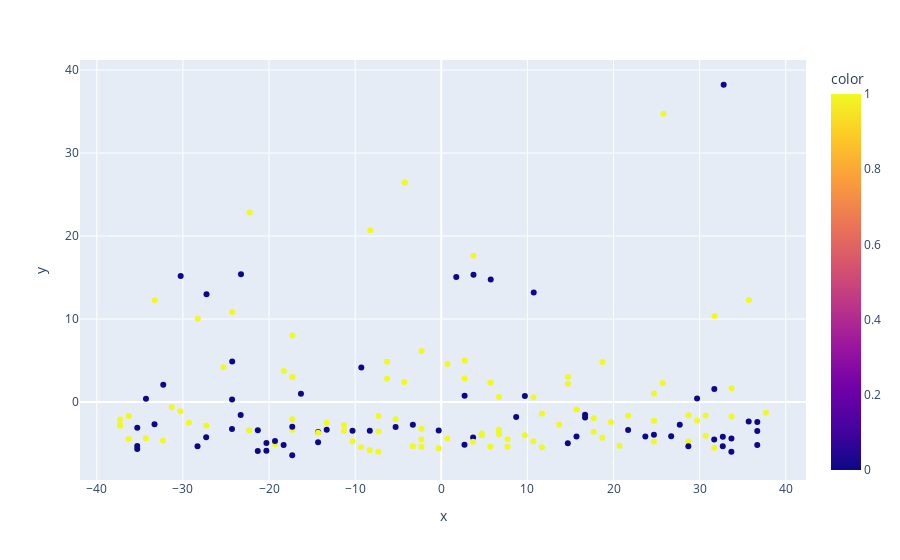

Write notebook code for a chart like this one.
### Code cell
pca = PCA(2, random_state=1)
train_embeddings = pca.fit_transform(trapped_shorts[features].values)

px.scatter(trapped_shorts.reset_index(),x=train_embeddings[:,0],y=train_embeddings[:,1],color=trapped_shorts[target].values,hover_data=trapped_shorts.reset_index().columns)

### Figure 1 — Plotly figure (JSON) as saved in the notebook; plotly's stock layout.template omitted (floating-point values rounded to 4 significant figures; data arrays with more than 128 entries replaced by an {"elided": "..."} marker saying what was removed)
{"data": [{"customdata": {"elided": "156x37 mixed values"}, "hovertemplate": "x=%{x}<br>y=%{y}<br>period=%{customdata[0]}<br>movement=%{customdata[1]}<br>movement_prev_period=%{customdata[2]}<br>chg=%{customdata[3]}<br>chg_prev_period=%{customdata[4]}<br>vpoc_prev_period=%{customdata[5]}<br>total_volume_prev_period=%{customdata[6]}<br>vpoc_price_prev_period=%{customdata[7]}<br>tpoc_price_prev_period=%{customdata[8]}<br>open_prev_period=%{customdata[9]}<br>high_prev_period=%{customdata[10]}<br>low_prev_period=%{customdata[11]}<br>close_prev_period=%{customdata[12]}<br>vpoc_tpoc_ratio_prev_period=%{customdata[13]}<br>vpoc_open_ratio_prev_period=%{customdata[14]}<br>tpoc_open_ratio_prev_period=%{customdata[15]}<br>vpoc_high_ratio_prev_period=%{customdata[16]}<br>tpoc_high_ratio_prev_period=%{customdata[17]}<br>vpoc_low_ratio_prev_period=%{customdata[18]}<br>tpoc_low_ratio_prev_period=%{customdata[19]}<br>vpoc_close_ratio_prev_period=%{customdata[20]}<br>tpoc_close_ratio_prev_period=%{customdata[21]}<br>price_cv_prev_period=%{customdata[22]}<br>price_skew_prev_period=%{customdata[23]}<br>price_kurt_prev_period=%{customdata[24]}<br>vol_price_cv_prev_period=%{customdata[25]}<br>vol_price_skew_prev_period=%{customdata[26]}<br>vol_price_kurt_prev_period=%{customdata[27]}<br>trapped_longs_prev_period=%{customdata[28]}<br>trapped_shorts_prev_period=%{customdata[29]}<br>trapped_shorts_at_extremes_prev_period=%{customdata[30]}<br>trapped_longs_at_extremes_prev_period=%{customdata[31]}<br>trapped_at_extremes_volume_prev_period=%{customdata[32]}<br>period_idx=%{customdata[33]}<br>relative_volume_to_930=%{customdata[34]}<br>relative_volume_prev_period=%{customdata[35]}<br>success=%{customdata[36]}<br>color=%{marker.color}<extra></extra>", "legendgroup": "", "marker": {"color": {"elided": "156 int values"}, "coloraxis": "coloraxis", "symbol": "circle"}, "mode": "markers", "name": "", "orientation": "v", "showlegend": false, "type": "scatter", "x": {"elided": "156 float values"}, "xaxis": "x", "y": {"elided": "156 float values"}, "yaxis": "y"}], "layout": {"coloraxis": {"colorbar": {"title": {"text": "color"}}, "colorscale": [[0, "#0d0887"], [0.1111, "#46039f"], [0.2222, "#7201a8"], [0.3333, "#9c179e"], [0.4444, "#bd3786"], [0.5556, "#d8576b"], [0.6667, "#ed7953"], [0.7778, "#fb9f3a"], [0.8889, "#fdca26"], [1, "#f0f921"]]}, "legend": {"tracegroupgap": 0}, "margin": {"t": 60}, "xaxis": {"anchor": "y", "domain": [0, 1], "title": {"text": "x"}}, "yaxis": {"anchor": "x", "domain": [0, 1], "title": {"text": "y"}}}}
